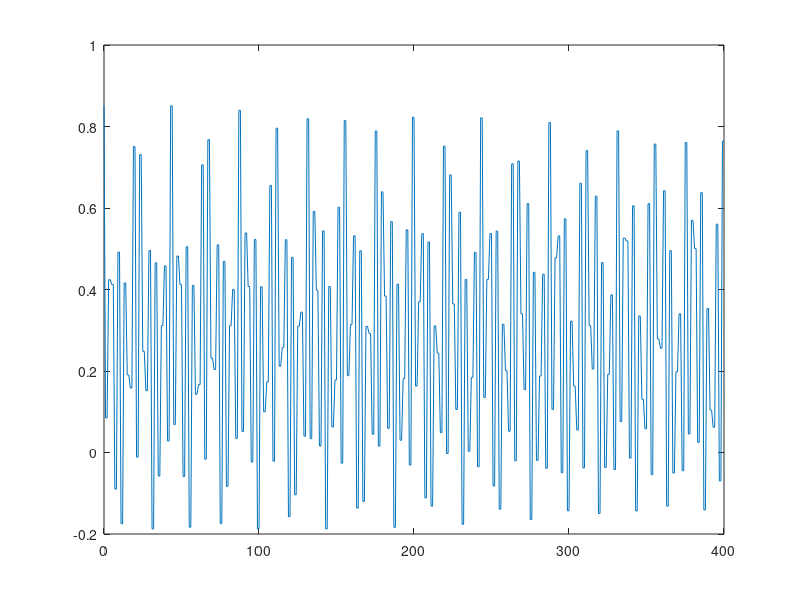

The MATLAB script that drew this image:
clear;
clc;
format long
tic;

%% paramter
myseed = 1;
rng(myseed)

L = 4;
num_T = 200;
T = 0:2*num_T;
nT = 2*num_T+1;
len = 2^L;
g0 = pi/2+0.0;
J0 = -1;
g1 = pi/2+0.1;

sigmaz = [1;-1];
sigmax = [0 1;1 0];
I2 = eye(2);
II2 = ones(2);

%% construction of Hamiltonian and observable
Hxx = zeros(len);
for i = 1:L-1
    Hxx_temp = eye(2^(i-1));
    Hxx_temp = kron(Hxx_temp, sigmax);
    Hxx_temp = kron(Hxx_temp, sigmax);
    Hxx_temp = kron(Hxx_temp, eye(2^(L-i-1)));
    Hxx = Hxx + Hxx_temp;
end
% PBC
Hxx_temp = sigmax;
Hxx_temp = kron(Hxx_temp, eye(2^(L-2)));
Hxx_temp = kron(Hxx_temp, sigmax);
Hxx = Hxx + Hxx_temp;

Hz = zeros(len,1);
matrix_sx = cell(L,1);
for i = 1:L
    Hz_temp = ones(2^(i-1),1);
    Hz_temp = kron(Hz_temp,sigmaz);
    Hz_temp = kron(Hz_temp,ones(2^(L-i),1));
    Hz = Hz + Hz_temp;

    sx_temp = eye(2^(i-1));
    sx_temp = kron(sx_temp,sigmax);
    sx_temp = kron(sx_temp,eye(2^(L-i)));
    matrix_sx{i} = sx_temp;
end

%% time evolution

[V0,D0] = eig(J0*Hxx+g0*diag(Hz));
phi0 = V0(:,1);
e_GS = D0(1,1);

phi = phi0;
phit_store = zeros(len,nT);
phit_store(:,1) = phi0;

[Vx,Dx] = eig(J0*Hxx);
ex = diag(Dx);

trans_z = exp(-1i*g1*Hz);
trans_x = exp(-1i*ex);

for i = 1:num_T
    % Hxx
    temp = Vx'*phi;
    trans = trans_x;
    temp = temp.*trans;
    phi = Vx*temp;
    phit_store(:,2*i) = phi;

    % Hz
    phi = trans_z.*phi;
    phit_store(:,2*i+1) = phi;
end

%% calculate observable

Msz1sz2 = kron(sigmaz,sigmaz);
Msz1sz2 = kron(Msz1sz2,ones(2^(L-2),1));
sz1sz2 = sum(conj(phit_store).*(Msz1sz2.*phit_store));

% sx = zeros(L,nT);
% for i = 1:L
%     sx(i,:) = sum(conj(phit_store).*(matrix_sx{i}*phit_store));
% end
% sx_mean = sum(sx)/L;

figure;
set(gcf, 'position', [250 70 1400 900]);
% subplot(2,1,1)
plot(T,sz1sz2);
% subplot(2,1,2)
% plot(T,sx_mean);

toc;
